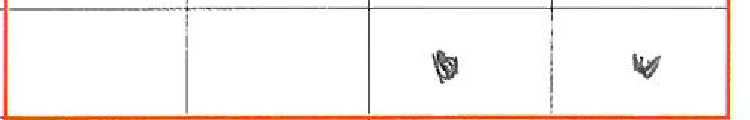
#> input picture OCR_bio/data/checksplited/fail/col4/1_survey_17.png, 750 x 120 px, given as the content of the folder F:/00_gitbio/OCR_bio/OCR_bio/data/survey_result_Labeled/col2, which was not available
$ python checkbox_dataloader.py
#> lines starting #> are read from the running program, lines starting #| are printed output that depends on the picture; pictures that were not available may be replaced by others from this repository, and a replacement may not be noted
import os
import cv2
import numpy as np

class FileInfo:
    def __init__(self, sampleNum , fullPath , contentNum , imgsizeWH = (240, 38) ):
        self.sample_n = sampleNum
        self.fullpath = fullPath
        self.contetnNum = contentNum
        self.imgSize = imgsizeWH
        self.resizedImg = None
        self.label = None

        self.SetResizedImg()

    def SetResizedImg(self):
        img = cv2.imread( self.fullpath , cv2.IMREAD_GRAYSCALE ).astype('float32')
        img = cv2.resize( img , self.imgSize )
        img = img/255.
        img = np.expand_dims(img, axis = 2)

        self.resizedImg = img


# [64 lines left out: functions SimpleLoader, SimpleLoader_FixedSize, LoadCol5, not called in this run]

def LoadCol(basePath , colNum ):
#> called with colNum = 2
    infoList = []
    labels = []
    for root , _ , files in os.walk(basePath):
        if len(files) == 0:
            continue
        cur_infolist = []
        currentLabels = []

        for filename in files :
            filename = os.path.join(root,filename)
            _ , ext = os.path.splitext(filename)

            if  filename.split('\\')[-1] == "result.csv":
                continue

            if  ext == ".csv" :
                currentLabels = np.loadtxt(filename , dtype = np.int32, delimiter = ',')
                continue

            splited = filename.split('_')
            sam_nb = splited[0]
            content_nb = splited[-1].split('.')[0]
            fullpath = os.path.join( root, filename )
            cur_infolist.append( FileInfo( sam_nb , filename , content_nb ) )
#> this loop made 1 pass
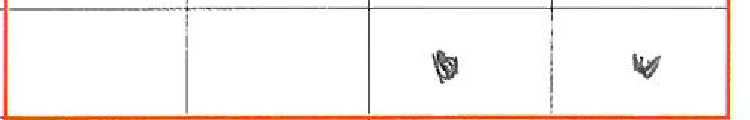
#> input picture OCR_bio/data/checksplited/fail/col4/1_survey_17.png, 750 x 120 px, given as the content of the folder F:/00_gitbio/OCR_bio/OCR_bio/data/survey_result_Labeled/col2, which was not available
#> pass 1, in SetResizedImg, `img = cv2.imread( self.fullpath , cv2.IMREAD_GRAYSCALE ).astype('float..`:
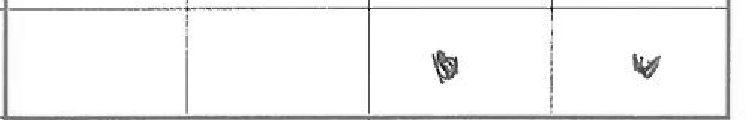
#> img: shape (120, 750) float32; min 0, max 255, mean 243.9
#> pass 1, in SetResizedImg, `img = cv2.resize( img , self.imgSize )`:
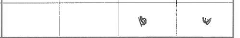
#> img: shape (38, 240) float32; min 29.5, max 255, mean 244.3

    sorted( infoList , key = lambda x : x.sample_n )

    for i in range(len(currentLabels)):
        cur_infolist[i].label = currentLabels[i]

    infoList = infoList + cur_infolist

#> (the run stopped early here; a loop or call above may not have finished)
